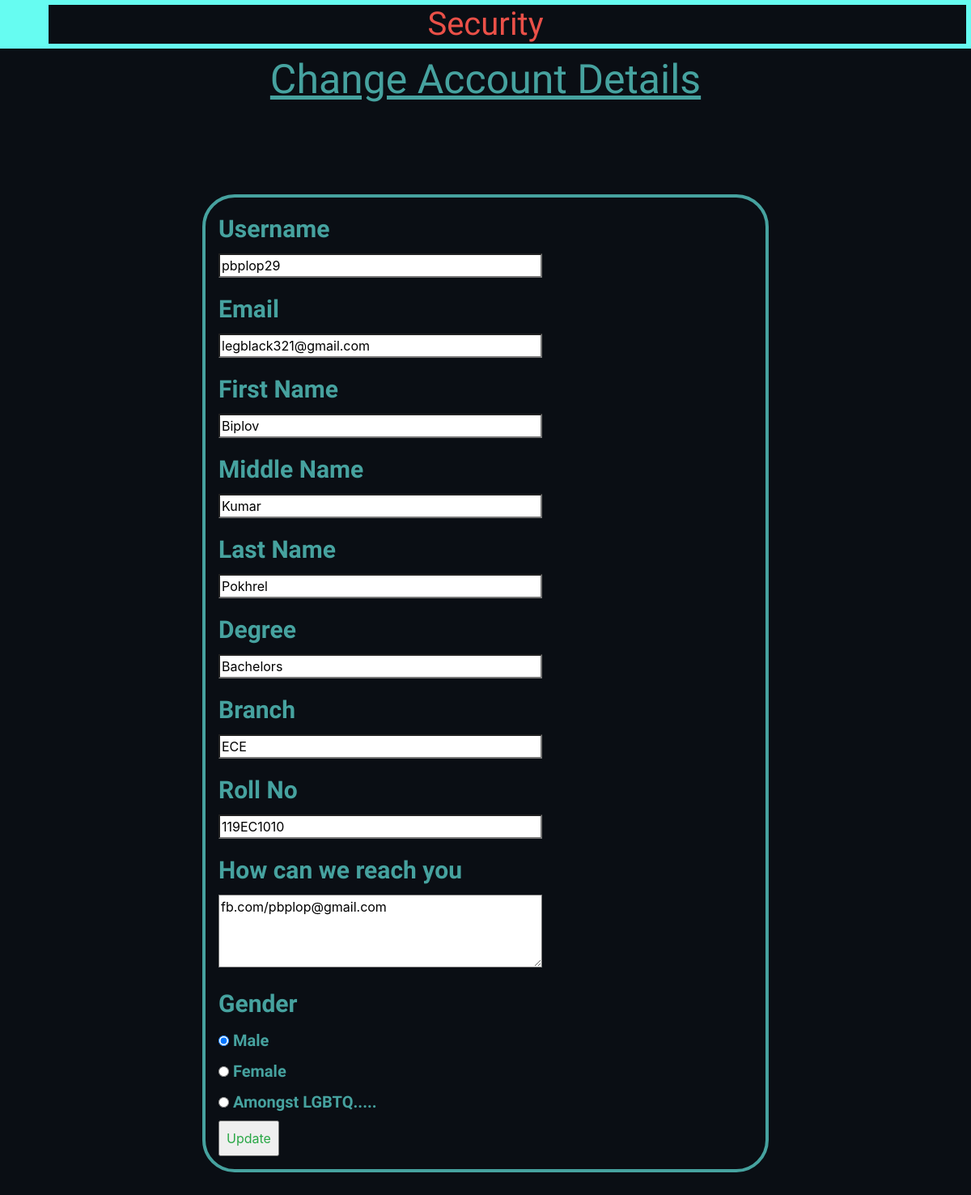
Screenshot of /security (signed in) with the database file from the repository.
### main/models.py (models this page shows)
class User(db.Model, UserMixin):
    id = db.Column(db.Integer, primary_key=True)
    username = db.Column(db.String(120), unique=True, nullable=False)
    email = db.Column(db.String(20), unique=True, nullable=False)
    fname = db.Column(db.String(120), unique=False, nullable=False)
    mname = db.Column(db.String(120), unique=False, nullable=True)
    lname = db.Column(db.String(120), unique=False, nullable=False)
    batch = db.Column(db.String(120), unique=False, nullable=False)
    degree = db.Column(db.String(120), unique=False, nullable=False)
    branch = db.Column(db.String(120), unique=False, nullable=False)
    rollno = db.Column(db.String(120), unique=True, nullable=False)
    country = db.Column(db.String(120), unique=False, nullable=False)
    social = db.Column(db.String(500), unique=False, nullable=True)
    birthdate = db.Column(db.String(120), unique=False, nullable=False)
    gender = db.Column(db.String(120), unique=False, nullable=False)
    age = db.Column(db.String(120), unique=False, nullable=False)
    password = db.Column(db.String(100), unique=False, nullable=False)
    image_file = db.Column(db.String(20), nullable = False, default = 'default.jpg')

### main/routes.py (the view)
@app.route("/security", methods=['GET', 'POST'])
@login_required
def security():
    form = updateform()
    if form.validate_on_submit():
        current_user.username = form.username.data
        current_user.email = form.email.data
        current_user.fname = form.fname.data
        current_user.mname = form.mname.data
        current_user.lname = form.lname.data
        current_user.degree = form.degree.data
        current_user.branch = form.branch.data
        current_user.rollno = form.rollno.data
        current_user.social = form.social.data
        current_user.gender = form.gender.data
        db.session.commit()
        flash('Your Account Has Been Updated', 'success text-center')
        return redirect(url_for('profile'))
    elif request.method == 'GET':
        form.username.data = current_user.username
        form.email.data = current_user.email
        form.fname.data = current_user.fname
        form.mname.data = current_user.mname
        form.lname.data = current_user.lname
        form.degree.data = current_user.degree
        form.branch.data = current_user.branch
        form.rollno.data = current_user.rollno
        form.social.data = current_user.social
        form.gender.data = current_user.gender
    return render_template("security.html", title_given="Security", form=form)

### main/forms.py (shortened to what this page needs)
class updateform(FlaskForm):
    username = StringField('Username', validators=[DataRequired(), Length(min=2, max=20)])
    email = StringField('Email',
                        validators=[DataRequired(), Email()])
    fname = StringField('First Name', validators=[DataRequired(), Length(min=2, max=20)])
    mname = StringField('Middle Name')
    lname = StringField('Last Name', validators=[DataRequired(), Length(min=2, max=20)])
    degree = StringField('Degree', validators=[DataRequired(), Length(min=2, max=20)])
    branch = StringField('Branch', validators=[DataRequired(), Length(min=2, max=20)])
    rollno = StringField('Roll No', validators=[DataRequired(), Length(min=5)])
    social = TextAreaField(' How can we reach you ')
    gender = RadioField('Gender', choices= [('Male', 'Male'), ('Female', 'Female'), ('LGBTQ...', 'Amongst LGBTQ.....')])
    submit = SubmitField('Update')

### main/models.py (called while the page is built)
@login_manager.user_loader
def load_user(user_id):
    return User.query.get(int(user_id))

### main/templates/security.html (shortened to what this page needs)
{% extends "layout.html" %} {% block content %}
{%from "formhelpers.html" import render_field%}
{%from "formhelpers.html" import render_social_field%}
{%from "formhelpers.html" import render_radio_field%}
{%from "formhelpers.html" import render_recap%}
<h1 class = 'welcome'>Security</h1>
<h1 class = 'signhead'> Change Account Details </h1>
<form action="/security" method="POST" class='form2'>
    {{render_field(form.username,   PLACEHOLDER=form.username.label.text)}}
    {{render_field(form.email, PLACEHOLDER=form.  email.label.text)}}
    {{render_field(form.fname,   PLACEHOLDER=form.fname.label.text)}}
    {{render_field(form.mname,   PLACEHOLDER=('Optional'))}}
    {{render_field(form.lname,   PLACEHOLDER=form.lname.label.text)}}
    {{render_field(form.degree,   PLACEHOLDER=('PhD/Masters/Bachelors'))}}
    {{render_field(form.branch,   PLACEHOLDER=('Acronym'))}}
    {{render_field(form.rollno,   PLACEHOLDER=('Roll No. answers  the 3 questions above :p '))}}
    {{render_social_field(form.social,   PLACEHOLDER='Links to Socials (Optional)')}}
    {{render_radio_field(form.gender) }}
    {{form.submit (class="text-success p-2  ")}}
    </form>
{% endblock content %}

### main/templates/formhelpers.html (shortened to what this page needs)
{% macro render_field(field) %}
<div >
    <label for="{{ field.name }}" class="control-label">{{ field.label.text }}</label>
    <div class>
        {{ field(class_='form-field', **kwargs)|safe }}
    </div>
</div>
{% endmacro %}
{% macro render_social_field(field) %}
<div >
    <label for="{{ field.name }}" class="control-label">{{ field.label.text }}</label>
    <div class>
        {{ field(class_='form-field-social', **kwargs)|safe }}
    </div>
</div>
{% endmacro %}
{% macro render_radio_field(field) %}
<div >
    <label class="control-label">{{ field.label.text }}</label>
    <div >
        {% for subfield in field %}
        <div >
            <label class="control-label-2">
                {{ subfield }}
                {{ subfield.label.text }}
            </label>
        </div>
        {% endfor %}
    </div>
</div>
{% endmacro %}

### main/static/main.css (style rules this page uses)
.control-label { color:#46A29F; font-size: 30px; font-weight: 600; font-family: 'Indie Flower' }
.control-label-2 { color:#46A29F; font-size: 20px; font-weight: 600; font-family: 'Indie Flower' }
.form-field { width:400px; height:30px; transition:1s; background-color:white; }
.form-field-social { width:400px; height:90px; transition:1s; background-color:white; }
.form2 { max-width:700px; margin: 7rem auto; border:4px solid #46A29F; padding:1rem; border-radius: 40px; }
body { background-color: #0A0E14; }
.signhead { color :#46A29F; text-align:center; font-size:50px; margin-top: 7rem auto; font-family: 'Indie Flower'; text-decoration: underline; }
.welcome { text-align: center; color:#EA5048; font-family: 'Indie Flower'; border:6px solid #66FCF1; }

### rows the page displays
User: username "pbplop29", email "legblack321@gmail.com", fname "Biplov", mname "Kumar", lname "Pokhrel", degree "Bachelors", branch "ECE", rollno "119EC1010", social "fb.com/pbplop@gmail.com"

### other values shown
{{ field.label.text }} "Username Email First Name Middle Name Last Name Degree Branch Roll No"
{{ field.label.text }} "How can we reach you"
{{ field.label.text }} "Gender"
{{ subfield.label.text }} "Male" "Female" "Amongst LGBTQ....."
